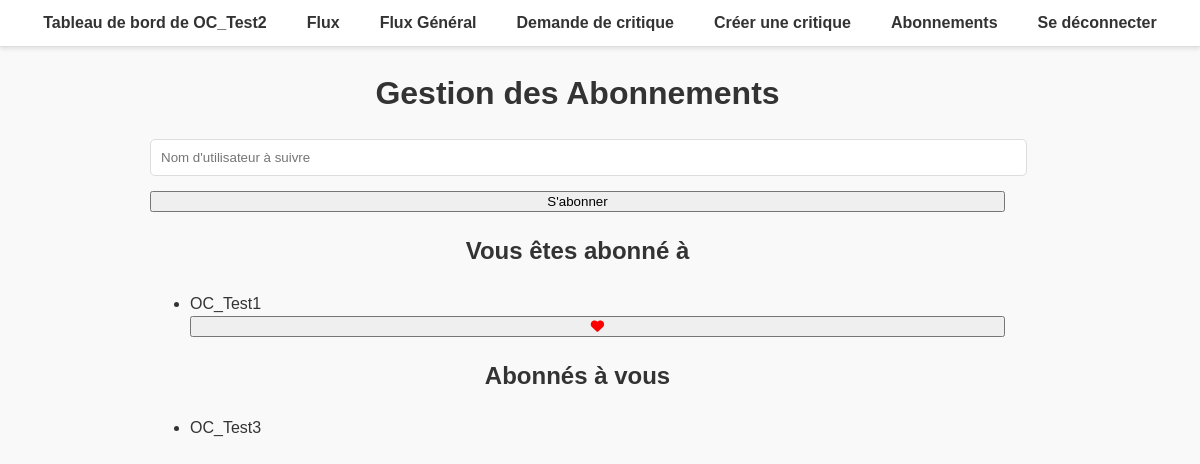
The app's page /subscriptions/ (signed in), older data.
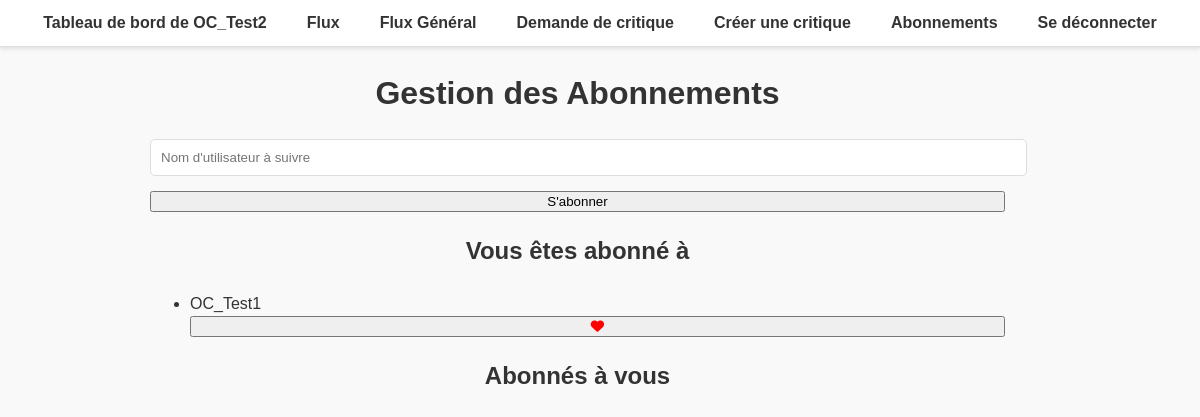
The same page, newer data.
### litrevuweb/models.py (models this page shows, shortened)
class UserFollows(models.Model):
    user = models.ForeignKey(settings.AUTH_USER_MODEL, on_delete=models.CASCADE, related_name='following')
    followed_user = models.ForeignKey(settings.AUTH_USER_MODEL, on_delete=models.CASCADE, related_name='followed_by')
    class Meta:
        unique_together = ('user', 'followed_user')

### litrevuweb/views.py (the view, shortened to what this page needs)
# urls.py: path('subscriptions/', views.manage_subscriptions, name='subscriptions'),
@login_required
def manage_subscriptions(request):
    search_query = request.GET.get('search', '')
    found_users = []
    error_message = ''
    if search_query:
        found_users = User.objects.filter(username__icontains=search_query).exclude(id=request.user.id)
    subscriptions = UserFollows.objects.filter(user=request.user)
    subscribers = UserFollows.objects.filter(followed_user=request.user)
    context = {
        'found_users': found_users,
        'subscriptions': subscriptions,
        'subscribers': subscribers,
        'search_query': search_query,
        'error_message': error_message,
    }
    return render(request, 'litrevuweb/abonnement.html', context)

### templates/litrevuweb/abonnement.html (shortened to what this page needs)
{% extends 'litrevuweb/base.html' %}
{% block content %}
<main>
    <h1>Gestion des Abonnements</h1>
    <form method="POST" action="{% url 'manage_subscriptions' %}">
        <input type="text" name="follow_username" placeholder="Nom d'utilisateur à suivre">
        <button type="submit">S'abonner</button>
    </form>
    <h2>Vous êtes abonné à</h2>
    <ul>
        {% for subscription in subscriptions %}
            <li>
                {{ subscription.followed_user.username }}
                <form method="post" action="{% url 'manage_subscriptions' %}">
                    <button type="submit" title="Se désabonner" class="follow-button">
                        <i class="fa-solid fa-heart subscribed"></i>
                    </button>
                </form>
            </li>
        {% endfor %}
    </ul>
    <h2>Abonnés à vous</h2>
    <ul>
        {% for subscriber in subscribers %}
            <li>{{ subscriber.user.username }}</li>
        {% endfor %}
    </ul>
</main>
{% endblock %}

Row changes from the older to the newer data that the page shows:
removed UserFollows: user.username "OC_Test3", shown under "Abonnés à vous"
